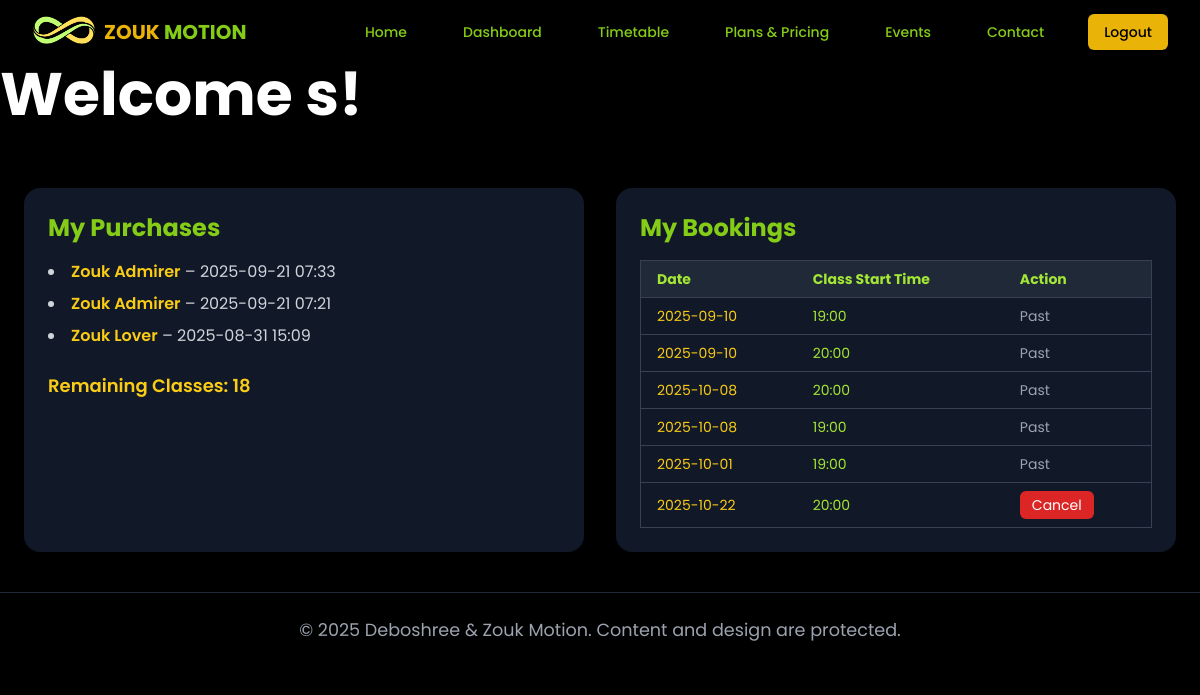
/dashboard (signed in), run on an earlier commit of the app's database.
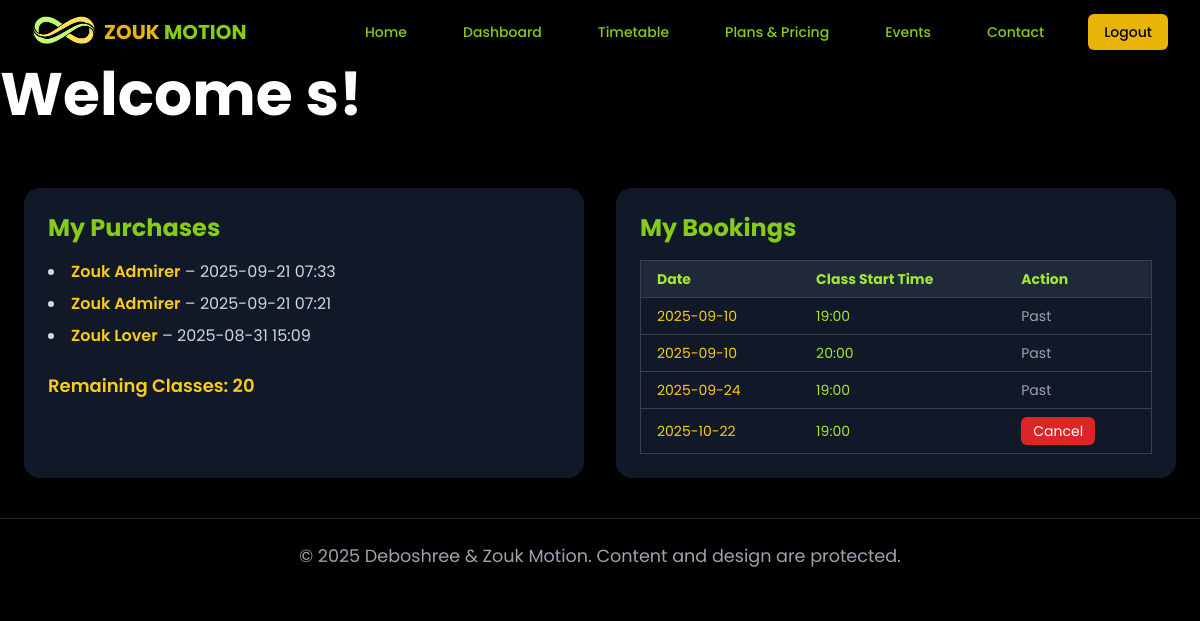
And on a later commit of the database.
### app.py (models this page shows)
class Purchase(db.Model):
    id = db.Column(db.Integer, primary_key=True)
    user_id = db.Column(db.Integer, db.ForeignKey('user.id'), nullable=False)
    plan_name = db.Column(db.String(100), nullable=False)
    timestamp = db.Column(db.DateTime, default=datetime.utcnow)
    user = db.relationship('User', backref=db.backref('purchases', lazy=True))

class User(db.Model):
    id = db.Column(db.Integer, primary_key=True)
    name = db.Column(db.String(150))
    email = db.Column(db.String(150), unique=True, nullable=False)
    password = db.Column(db.String(200), nullable=False)
    remaining_classes = db.Column(db.Integer, default=0)

class Booking(db.Model):
    id = db.Column(db.Integer, primary_key=True)
    user_id = db.Column(db.Integer, db.ForeignKey('user.id'), nullable=False)
    date = db.Column(db.String(20), nullable=False)
    time = db.Column(db.String(10), nullable=False)
    user = db.relationship('User', backref=db.backref('bookings', lazy=True))

### app.py (the view)
@app.route('/dashboard')
def dashboard():
    if 'username' not in session:
        flash('Please log in first.')
        return redirect(url_for('login'))
    admin_email = "debo_da_zouker"
    is_admin = (session.get('username') == admin_email)
    bookings = []
    user = User.query.get(session["user_id"])
    for b in user.bookings:
        class_datetime = datetime.strptime(f"{b.date} {b.time}", "%Y-%m-%d %H:%M")
        bookings.append({
            "date": b.date,
            "time": b.time,
            "class_datetime": class_datetime
        })
    now = datetime.now()
    if is_admin:
        users = User.query.order_by(User.id).all()
        return render_template('dashboard.html', username=session['username'], users=users, is_admin=True)
    else:
        user = User.query.get(session['user_id'])
        purchases = Purchase.query.filter_by(user_id=session['user_id']).order_by(Purchase.timestamp.desc()).all()
        return render_template('dashboard.html', username=session['username'], purchases=purchases, is_admin=False, user = user, bookings=bookings, now=now)

### templates/dashboard.html (shortened to what this page needs)
<!DOCTYPE html>
<html lang="en">
<head>
    <script src="https://cdn.tailwindcss.com"></script>
    <link href="https://unpkg.com/aos@2.3.1/dist/aos.css" rel="stylesheet">
</head>
<body class="text-gray-800">
    <nav class="bg-black shadow-lg sticky top-0 z-50">
        <div class="max-w-7xl mx-auto px-4 sm:px-6 lg:px-8">
            <div class="flex justify-between h-16">
                <div class="flex items-center">
                    <div class="flex-shrink-0 flex items-center">
                        <img class="h-10 w-auto" src="{{ url_for('static', filename='logo.png') }}" alt="Zouk Motion Logo">
                        <span class="ml-2 text-xl font-bold">
                            <span class="text-yellow-500">ZOUK</span>
                            <span class="text-lime-500">MOTION</span>
                        </span>
                    </div>
                </div>
                <div class="hidden md:flex items-center space-x-8">
                    <a href="{{ url_for('home') }}" class="nav-link px-3 py-2 text-sm font-medium text-lime-500 hover:text-yellow-500">Home</a>
                    <a href="{{ url_for('dashboard') }}" class="nav-link px-3 py-2 text-sm font-medium text-lime-500 hover:text-yellow-500">Dashboard</a>
                    <a href="{{ url_for('timetable') }}" class="nav-link px-3 py-2 text-sm font-medium text-lime-500 hover:text-yellow-500">Timetable</a>
                    <a href="{{ url_for('pricing') }}" class="nav-link px-3 py-2 text-sm font-medium text-lime-500 hover:text-yellow-500">Plans & Pricing</a>
                    <a href="{{ url_for('home') }}#upcoming-events" class="nav-link px-3 py-2 text-sm font-medium text-lime-500 hover:text-yellow-500">Events</a>
                    <a href="{{ url_for('home') }}#footer" class="nav-link px-3 py-2 text-sm font-medium text-lime-500 hover:text-yellow-500">Contact</a>
                    <a href="{{ url_for('login') }}" class="px-4 py-2 text-sm font-medium text-black bg-yellow-500 rounded-md hover:bg-lime-500 transition duration-300">Logout</a>
                </div>
            </div>
        </div>
    </nav>
    <h1 class="text-white md:text-6xl font-bold mb-6">Welcome {{ username }}!</h1>
    {% if is_admin %}
        <h2 class="text-2xl font-semibold mb-4">All Users and Their Purchases</h2>
        <table class="w-full border border-gray-700 text-sm text-left mb-10">
            <thead class="bg-gray-800 text-lime-400">
                <tr>
                    <th class="px-4 py-2">User</th>
                    <th class="px-4 py-2">Email</th>
                    <th class="px-4 py-2">Delete Current Package</th>
                    <th class="px-4 py-2">Class Credits</th>
                </tr>
            </thead>
            <tbody>
                {% for user in users %}
                <tr class="border-t border-gray-700">
                    <td class="px-4 py-2">
                        <form action="{{ url_for('delete_user', user_id=user.id) }}" method="POST" onsubmit="return confirm('Are you sure you want to delete this user and all their purchases?');">
                            <button type="submit" class="bg-red-600 hover:bg-red-700 text-white px-3 py-1 rounded-md">Delete {{ user.name }}</button>
                        </form>
                    </td>
                    <td class="px-4 py-2">{{ user.email }}</td>
                    <td class="px-4 py-2">
                        {% if user.purchases %}
                            <ul class="list-none">
                                {% for p in user.purchases %}
                                    <li class="mb-1">
                                        <form action="{{ url_for('delete_purchase', purchase_id=p.id) }}" method="POST" style="display:inline;" onsubmit="return confirm('Delete this purchase?');">
                                            <button type="submit" class="bg-red-500 hover:bg-red-600 text-white px-2 py-1 rounded-md">{{ p.plan_name }}</button>
                                        </form> - {{ p.timestamp.strftime('%Y-%m-%d') }}
                                    </li>
                                {% endfor %}
                            </ul>
                        {% else %}
                            No purchases
                        {% endif %}
                    </td>
                    <td class="px-4 py-2">
                        <span>{{ user.remaining_classes }}</span>
                        <form action="{{ url_for('add_class_credit', user_id=user.id) }}" method="POST" style="display:inline;" onsubmit="return confirm('Add one class credit to {{ user.name }}?');">
                            <button type="submit" class="bg-green-600 hover:bg-green-700 text-white px-2 py-1 rounded-md ml-2">+1</button>
                        </form>
                        <form action="{{ url_for('remove_class_credit', user_id=user.id) }}" method="POST" style="display:inline;" onsubmit="return confirm('Remove one class credit from {{ user.name }}?');">
                            <button type="submit" class="bg-red-600 hover:bg-red-700 text-white px-2 py-1 rounded-md ml-2">-1</button>
                        </form>
                    </td>
                </tr>
                {% endfor %}
            </tbody>
        </table>
    {% else %}
        <div class="grid grid-cols-1 md:grid-cols-2 gap-8 px-6 py-10">
            <div class="bg-gray-900 p-6 rounded-2xl shadow-lg">
                <h2 class="text-2xl font-bold text-lime-500 mb-4">My Purchases</h2>
                {% if purchases %}
                    <ul class="list-disc list-inside space-y-2 text-gray-300">
                        {% for purchase in purchases %}
                        <li>
                            <span class="font-semibold text-yellow-400">{{ purchase.plan_name }}</span> – {{ purchase.timestamp.strftime('%Y-%m-%d %H:%M') }}
                        </li>
                        {% endfor %}
                    </ul>
                {% else %}
                    <p class="text-yellow-400">You have no purchases yet.</p>
                {% endif %}
                <h3 class="mt-6 text-lg font-semibold text-yellow-400">Remaining Classes: {{ user.remaining_classes }}</h3>
            </div>
<div class="bg-gray-900 p-6 rounded-2xl shadow-lg">
    <h2 class="text-2xl font-bold text-lime-500 mb-4">My Bookings</h2>
    {% if bookings %}
    <div class="overflow-x-auto">
        <table class="w-full border border-gray-700 text-sm text-left">
            <thead class="bg-gray-800 text-lime-400">
                <tr>
                    <th class="px-4 py-2">Date</th>
                    <th class="px-4 py-2">Class Start Time</th>
                    <th class="px-4 py-2">Action</th>
                </tr>
            </thead>
            <tbody>
                {% for b in bookings %}
                <tr class="border-t border-gray-700">
                    <td class="px-4 py-2 text-yellow-400">{{ b.date }}</td>
                    <td class="px-4 py-2 text-lime-400">{{ b.time }}</td>
                    <td class="px-4 py-2">
                        {% if b.class_datetime > now %}
                        <form method="POST" action="{{ url_for('cancel_class') }}">
                            <button type="submit" class="bg-red-600 hover:bg-red-700 text-white px-3 py-1 rounded-md text-sm">Cancel</button>
                        </form>
                        {% else %}
                        <span class="text-gray-400">Past</span>
                        {% endif %}
                    </td>
                </tr>
                {% endfor %}
            </tbody>
        </table>
    </div>
    {% else %}
        <p class="text-gray-400">You have no bookings yet.</p>
    {% endif %}
</div>
        </div>
    {% endif %}
    <footer id="footer" class="bg-black text-center py-6 text-gray-400 border-t border-gray-800">
        <p>&copy; 2025 Deboshree & Zouk Motion. Content and design are protected.</p>
    </footer>
</body>
</html>

### templates/dashboard.html (style rules this page uses)
body { font-family: 'Poppins', sans-serif; background-color: #000; line-height: 1.6; color: #e2e8f0; }
h1, h2, h3, h4, h5, h6 { line-height: 1.3; margin-bottom: 1rem; }
p { margin-bottom: 1.5rem; font-size: 1.1rem; }
.text-lime-500 { color: #c1ff72; }

What changed in the data, as far as the page shows it:
removed Booking: date "2025-10-08", time "20:00", shows "Past"
removed Booking: date "2025-10-08", time "19:00", shows "Past"
removed Booking: date "2025-10-01", time "19:00", shows "Past"
removed Booking: date "2025-10-22", time "20:00"
changed User: remaining_classes "18" → "20"
added Booking: date "2025-09-24", time "19:00", shows "Past"
added Booking: date "2025-10-22", time "19:00"
